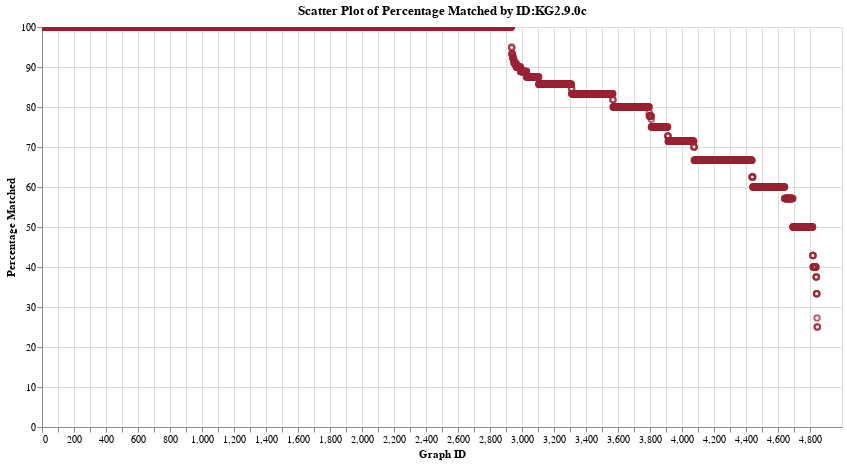

Notebook cell for this chart:
### Code cell
# Instead of using real graph id, the sequential numbering (Rank) will be used for better readability
df_graphs_sorted['Rank'] = range(1, len(df_graphs_sorted) + 1)

# Create a scatter plot using the Rank for x-axis
chart = alt.Chart(df_graphs_sorted).mark_point(size=30).encode(
    x=alt.X('Rank:Q', title='Graph ID', axis=alt.Axis(tickCount=50,values=list(range(0, 4850, 50)))),  # Adjust tickCount for clarity
    y=alt.Y('pct_matched:Q', title='Percentage Matched'),
    tooltip=[alt.Tooltip('graph_id:N', title='Graph ID'), alt.Tooltip('pct_matched:Q', title='Percentage Matched')]
).properties(
    width=800,
    height=400,
    title='Scatter Plot of Percentage Matched by ID:KG2.9.0c'
).configure_mark(
    color='#9B2335'  # Color specified by hex code
).interactive()  # Makes the chart interactive

chart.display()

### Figure 1 — Vega-Lite specification as saved in the notebook (floating-point values rounded to 4 significant figures; data arrays with more than 128 entries replaced by an {"elided": "..."} marker saying what was removed)
{"config": {"view": {"continuousWidth": 300, "continuousHeight": 300}, "mark": {"color": "#9B2335"}}, "data": {"name": "data-a5241bfa8e6dfaea16dc02891ab2dd50"}, "mark": {"type": "point", "size": 30}, "encoding": {"tooltip": [{"field": "graph_id", "title": "Graph ID", "type": "nominal"}, {"field": "pct_matched", "title": "Percentage Matched", "type": "quantitative"}], "x": {"axis": {"tickCount": 50, "values": [0, 50, 100, 150, 200, 250, 300, 350, 400, 450, 500, 550, 600, 650, 700, 750, 800, 850, 900, 950, 1000, 1050, 1100, 1150, 1200, 1250, 1300, 1350, 1400, 1450, 1500, 1550, 1600, 1650, 1700, 1750, 1800, 1850, 1900, 1950, 2000, 2050, 2100, 2150, 2200, 2250, 2300, 2350, 2400, 2450, 2500, 2550, 2600, 2650, 2700, 2750, 2800, 2850, 2900, 2950, 3000, 3050, 3100, 3150, 3200, 3250, 3300, 3350, 3400, 3450, 3500, 3550, 3600, 3650, 3700, 3750, 3800, 3850, 3900, 3950, 4000, 4050, 4100, 4150, 4200, 4250, 4300, 4350, 4400, 4450, 4500, 4550, 4600, 4650, 4700, 4750, 4800]}, "field": "Rank", "title": "Graph ID", "type": "quantitative"}, "y": {"field": "pct_matched", "title": "Percentage Matched", "type": "quantitative"}}, "height": 400, "params": [{"name": "param_2", "select": {"type": "interval", "encodings": ["x", "y"]}, "bind": "scales"}], "title": "Scatter Plot of Percentage Matched by ID:KG2.9.0c", "width": 800, "$schema": "https://vega.github.io/schema/vega-lite/v5.17.0.json", "datasets": {"data-a5241bfa8e6dfaea16dc02891ab2dd50": {"elided": "4846 records"}}}
